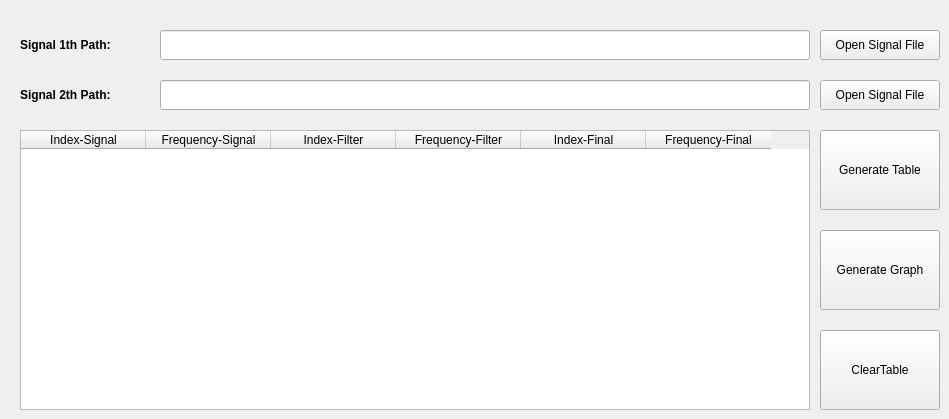
      <widget class="QWidget" name="p1_tab_7">
       <attribute name="title">
        <string>Task 7</string>
       </attribute>
       <widget class="QPushButton" name="p1_t7_btn_openFile">
        <property name="geometry">
         <rect>
          <x>820</x>
          <y>30</y>
          <width>120</width>
          <height>30</height>
         </rect>
        </property>
        <property name="text">
         <string>Open Signal File</string>
        </property>
       </widget>
       <widget class="QLabel" name="p1_t7_labelText">
        <property name="geometry">
         <rect>
          <x>20</x>
          <y>30</y>
          <width>130</width>
          <height>30</height>
         </rect>
        </property>
        <property name="font">
         <font>
          <pointsize>9</pointsize>
          <weight>75</weight>
          <bold>true</bold>
         </font>
        </property>
        <property name="text">
         <string>Signal 1th Path:</string>
        </property>
       </widget>
       <widget class="QLineEdit" name="p1_t7_flineEdit_filePath">
        <property name="geometry">
         <rect>
          <x>160</x>
          <y>30</y>
          <width>650</width>
          <height>30</height>
         </rect>
        </property>
       </widget>
       <widget class="QLabel" name="p1_t7_labelText_2">
        <property name="geometry">
         <rect>
          <x>20</x>
          <y>80</y>
          <width>130</width>
          <height>30</height>
         </rect>
        </property>
        <property name="font">
         <font>
          <pointsize>9</pointsize>
          <weight>75</weight>
          <bold>true</bold>
         </font>
        </property>
        <property name="text">
         <string>Signal 2th Path:</string>
        </property>
       </widget>
       <widget class="QLineEdit" name="p1_t7_flineEdit_filePath_2">
        <property name="geometry">
         <rect>
          <x>160</x>
          <y>80</y>
          <width>650</width>
          <height>30</height>
         </rect>
        </property>
       </widget>
       <widget class="QPushButton" name="p1_t7_btn_openFile_2">
        <property name="geometry">
         <rect>
          <x>820</x>
          <y>80</y>
          <width>120</width>
          <height>30</height>
         </rect>
        </property>
        <property name="text">
         <string>Open Signal File</string>
        </property>
       </widget>
       <widget class="QPushButton" name="p1_t7_btn_generateTable">
        <property name="geometry">
         <rect>
          <x>820</x>
          <y>130</y>
          <width>120</width>
          <height>80</height>
         </rect>
        </property>
        <property name="text">
         <string>Generate Table</string>
        </property>
       </widget>
       <widget class="QPushButton" name="p1_t7_btn_clearTable">
        <property name="geometry">
         <rect>
          <x>820</x>
          <y>330</y>
          <width>120</width>
          <height>80</height>
         </rect>
        </property>
        <property name="text">
         <string>ClearTable</string>
        </property>
       </widget>
       <widget class="QTableWidget" name="p1_t7_tableWidget">
        <property name="geometry">
         <rect>
          <x>20</x>
          <y>130</y>
          <width>790</width>
          <height>280</height>
         </rect>
        </property>
        <attribute name="horizontalHeaderDefaultSectionSize">
         <number>125</number>
        </attribute>
        <column>
         <property name="text">
          <string>Index-Signal</string>
         </property>
        </column>
        <column>
         <property name="text">
          <string>Frequency-Signal</string>
         </property>
        </column>
        <column>
         <property name="text">
          <string>Index-Filter</string>
         </property>
        </column>
        <column>
         <property name="text">
          <string>Frequency-Filter</string>
         </property>
        </column>
        <column>
         <property name="text">
          <string>Index-Final</string>
         </property>
        </column>
        <column>
         <property name="text">
          <string>Frequency-Final</string>
         </property>
        </column>
       </widget>
       <widget class="QPushButton" name="p1_t7_btn_generateGraph">
        <property name="geometry">
         <rect>
          <x>820</x>
          <y>230</y>
          <width>120</width>
          <height>80</height>
         </rect>
        </property>
        <property name="text">
         <string>Generate Graph</string>
        </property>
       </widget>
      </widget>
